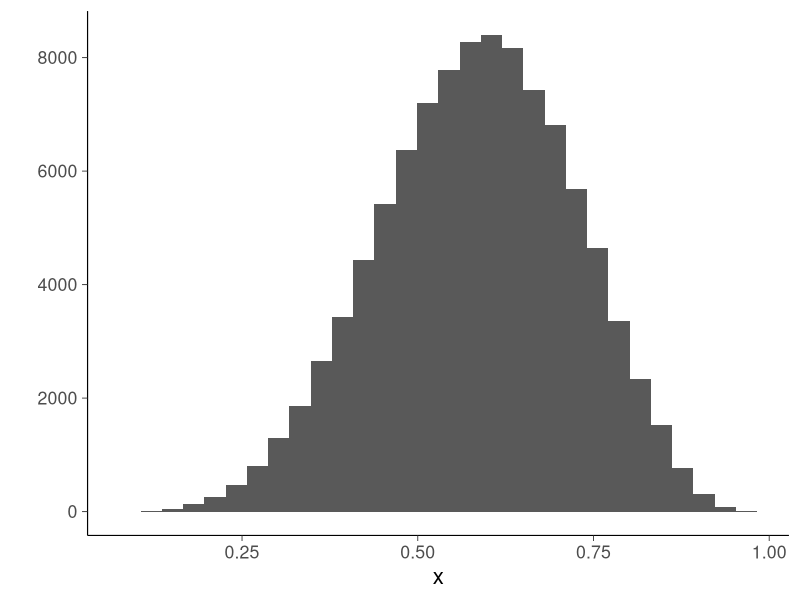
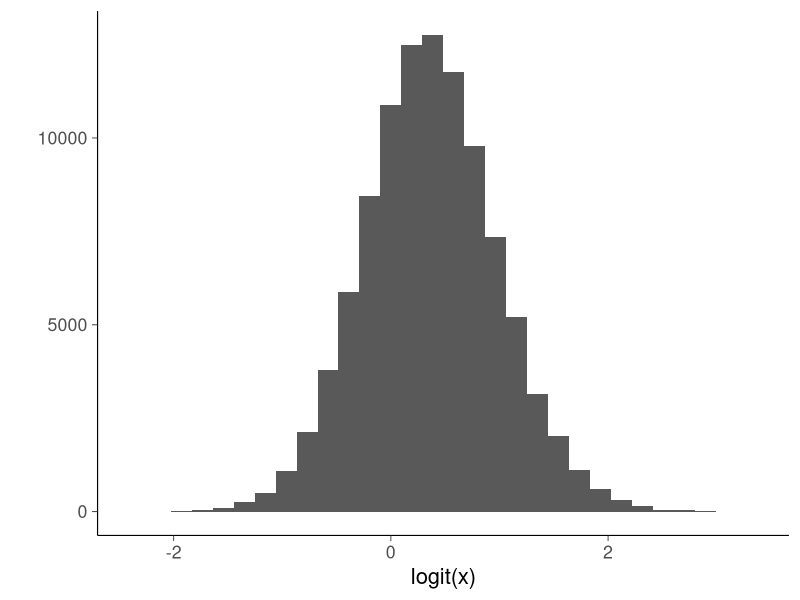
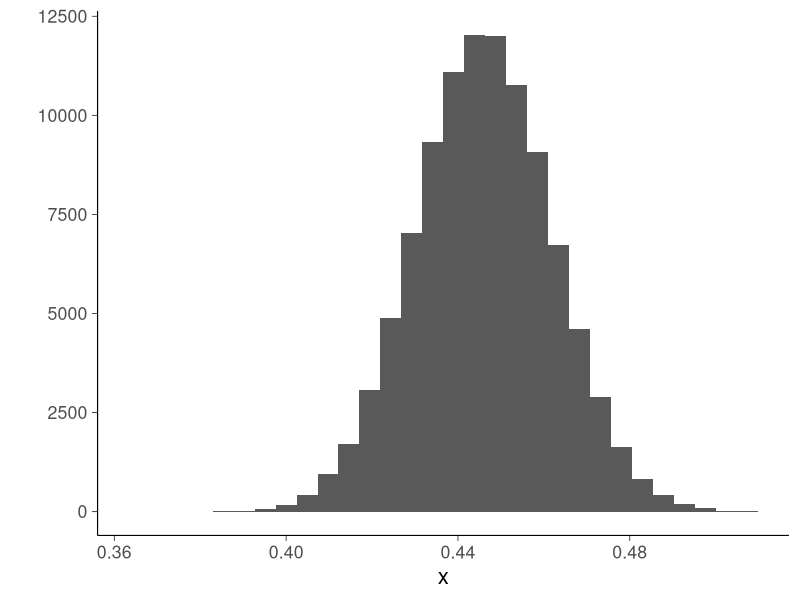

The R script that drew these images, in order:
#' ---
#' title: "Bayesian data analysis - some figs for slides_ch2"
#' author: "Mans Magnusson"
#' date: "`r format(Sys.Date())`"
#' ---
library(ggplot2)
theme_set(bayesplot::theme_default(base_family = "sans", base_size=16))

#' # Binomial model, Beta posterior
logit <- function(x) log(x/(1-x))

x <- rbeta(100000, 6 + 1, 10 - 6 + 1)
qplot(x)
qplot(logit(x))
mean(x)
mean(x < 0.5)
pbeta(0.5, 6 + 1, 10 - 6 + 1)


x <- rbeta(100000, 438, 544)
qplot(x)
mean(x < 0.485)
